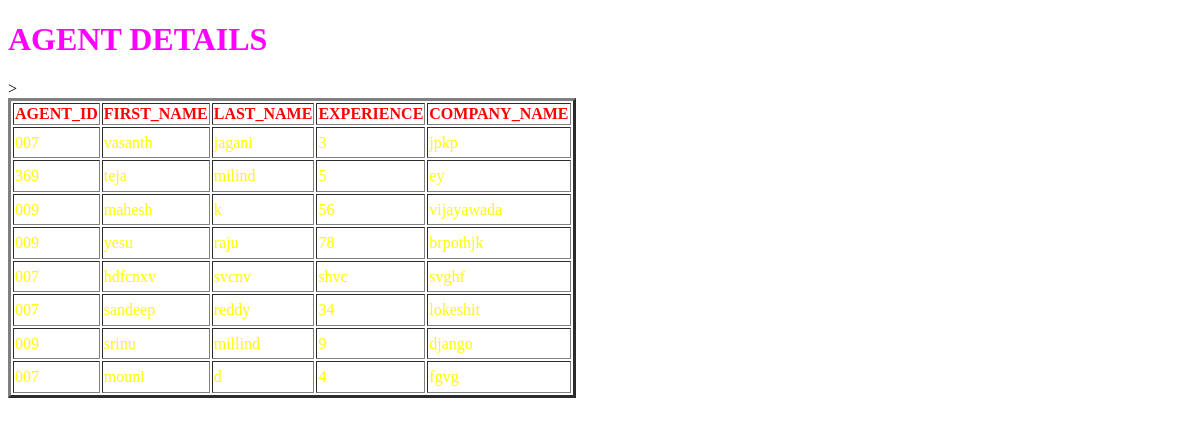
The app's page /agent/ with its own data.
### testapp/models.py (models this page shows, shortened)
class agent(models.Model):
    agentid=models.CharField(max_length=30)
    firstname=models.CharField(max_length=10)
    lastname=models.CharField(max_length=10)
    experience=models.CharField(max_length=5)
    company=models.CharField(max_length=10)

### testapp/views.py (the view)
# urls.py: path('agent/', views.agent1),
def agent1(request):
    agentrecords=agent.objects.all()
    return render(request,'testapp.html',{'agentrecord':agentrecords})

### template/testapp.html (shortened to what this page needs)
<!DOCTYPE html>
<html lang="en" dir="ltr">
{%load staticfiles%}
  <head>
    <link rel="stylesheet" href="{%static 'testapp.css'%}">
  </head>
  <body>
    <h1>AGENT DETAILS</h1>
    {% if agentrecord %}
    <table border="3",<canvas id="canvas" width="300" height="300"></canvas>>
      <thead>
        <th>AGENT_ID</th>
        <th>FIRST_NAME</th>
        <th>LAST_NAME</th>
        <th>EXPERIENCE</th>
        <th>COMPANY_NAME</th>
      </thead>
      {% for agents in agentrecord%}
      <tr>
        <td>{{agents.agentid}}</td>
        <td>{{agents.firstname}}</td>
        <td>{{agents.lastname}}</td>
        <td>{{agents.experience}}</td>
        <td>{{agents.company}}</td>
      </tr>
      {% endfor%}
    </table>
    {%else%}
<p>NO AGENT RECORD WILL BE FOUND </p>
  {% endif %}
  </body>
</html>

### static/testapp.css (style rules this page uses)
body { background: url(https://images.unsplash.com/photo-1543128639-4cb7e6eeef1b?ixlib=rb-0.3.5&ixid=eyJhcHBfaWQiOjEyMDd9&s=828bd3c237ee5c5eb26b0b232ce2be62&auto=format&fit=crop&w=1567&q=80); background-repeat: no-repeat; background-size: cover; }
h1 { color: fuchsia; }
thead { color: red; }
td { color: yellow; }

### records on screen
agent: agentid "007", firstname "vasanth", lastname "jagani", experience "3", company "jpkp"
agent: agentid "369", firstname "teja", lastname "milind", experience "5", company "ey"
agent: agentid "009", firstname "mahesh", lastname "k", experience "56", company "vijayawada"
agent: agentid "009", firstname "yesu", lastname "raju", experience "78", company "brpothjk"
agent: agentid "007", firstname "hdfcnxv", lastname "svcnv", experience "shvc", company "svghf"
agent: agentid "007", firstname "sandeep", lastname "reddy", experience "34", company "lokeshit"
agent: agentid "009", firstname "srinu", lastname "millind", experience "9", company "django"
agent: agentid "007", firstname "mouni", lastname "d", experience "4", company "fgvg"
